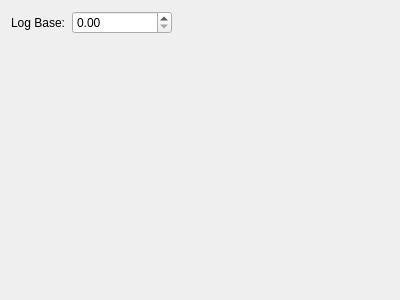
<?xml version="1.0" encoding="UTF-8"?>
<ui version="4.0">
 <class>LogTransform</class>
 <widget class="QWidget" name="LogTransform">
  <property name="geometry">
   <rect>
    <x>0</x>
    <y>0</y>
    <width>400</width>
    <height>300</height>
   </rect>
  </property>
  <property name="windowTitle">
   <string>Form</string>
  </property>
  <layout class="QVBoxLayout" name="verticalLayout">
   <item>
    <layout class="QHBoxLayout" name="horizontalLayout">
     <item>
      <widget class="QLabel" name="label_2">
       <property name="text">
        <string>Log Base:</string>
       </property>
      </widget>
     </item>
     <item>
      <widget class="QDoubleSpinBox" name="doubleSpinBoxLogBase">
       <property name="minimumSize">
        <size>
         <width>100</width>
         <height>0</height>
        </size>
       </property>
       <property name="value">
        <number>2.0</number>
       </property>
      </widget>
     </item>
     <item>
      <spacer name="horizontalSpacer">
       <property name="orientation">
        <enum>Qt::Horizontal</enum>
       </property>
       <property name="sizeHint" stdset="0">
        <size>
         <width>40</width>
         <height>20</height>
        </size>
       </property>
      </spacer>
     </item>
    </layout>
   </item>
   <item>
    <spacer name="verticalSpacer">
     <property name="orientation">
      <enum>Qt::Vertical</enum>
     </property>
     <property name="sizeHint" stdset="0">
      <size>
       <width>20</width>
       <height>40</height>
      </size>
     </property>
    </spacer>
   </item>
  </layout>
 </widget>
 <resources/>
 <connections/>
</ui>
